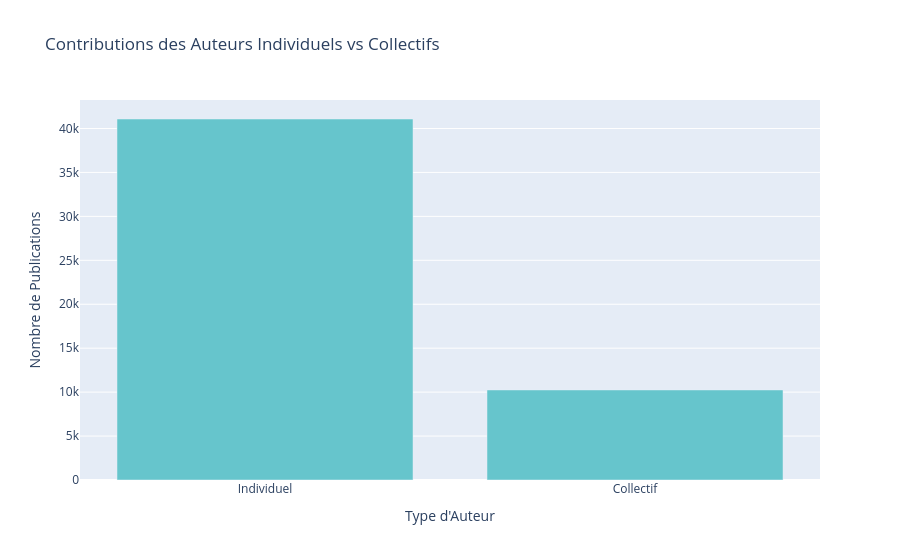

Source (notebook cell):
### Code cell
# Calcul du nombre d'œuvres par type d'auteur
individual_authors_count = len(manga['individual_authors_names'].explode().dropna())
collectives_count = len(manga['collectives_names'].explode().dropna())

# Création d'un DataFrame pour Plotly
author_data = pd.DataFrame({
    "Type d'Auteur": ["Individuel", "Collectif"],
    "Nombre de Publications": [individual_authors_count, collectives_count]
})

# Création du graphique à barres interactif
fig = px.bar(
    author_data, 
    x="Type d'Auteur", 
    y="Nombre de Publications", 
    title="Contributions des Auteurs Individuels vs Collectifs",
    color_discrete_sequence=px.colors.qualitative.Pastel  # Palette pastel
)
fig.show()

### Figure 1 — Plotly figure (JSON) as saved in the notebook; plotly's stock layout.template omitted (floating-point values rounded to 4 significant figures)
{"data": [{"alignmentgroup": "True", "hovertemplate": "Type d'Auteur=%{x}<br>Nombre de Publications=%{y}<extra></extra>", "legendgroup": "", "marker": {"color": "rgb(102, 197, 204)", "pattern": {"shape": ""}}, "name": "", "offsetgroup": "", "orientation": "v", "showlegend": false, "textposition": "auto", "type": "bar", "x": ["Individuel", "Collectif"], "xaxis": "x", "y": [41080, 10248], "yaxis": "y"}], "layout": {"barmode": "relative", "legend": {"tracegroupgap": 0}, "title": {"text": "Contributions des Auteurs Individuels vs Collectifs"}, "xaxis": {"anchor": "y", "domain": [0, 1], "title": {"text": "Type d'Auteur"}}, "yaxis": {"anchor": "x", "domain": [0, 1], "title": {"text": "Nombre de Publications"}}}}
